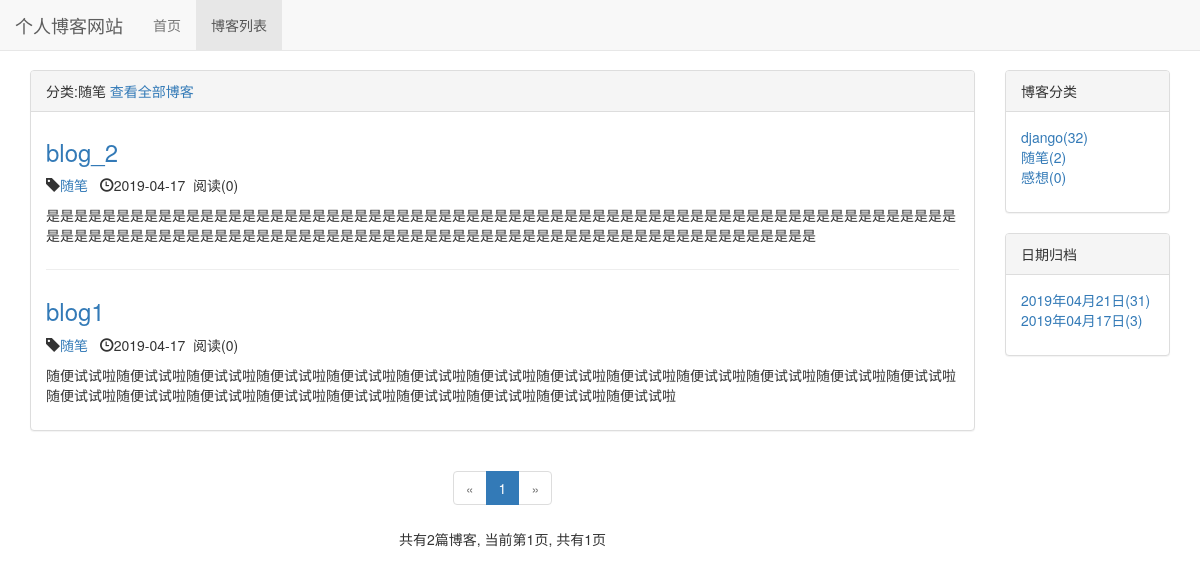
Page /blog/type/2 on the committed database.
### blog/models.py (models this page shows, shortened)
class BlogType(models.Model):
    title = models.CharField(max_length=32)
    def __str__(self):
        return self.title

class Blog(models.Model,ReadNumExtendMethod):
    title = models.CharField(max_length=32)
    blog_type = models.ForeignKey(BlogType, on_delete=models.DO_NOTHING)
    content = RichTextUploadingField()
    author = models.ForeignKey(User, on_delete=models.DO_NOTHING)
    created_time = models.DateTimeField(auto_now_add=True)
    last_update_time = models.DateTimeField(auto_now=True)
    class Meta:
        ordering=['-created_time']

### blog/views.py (the view)
# urls.py: path("type/<int:blog_type_pk>",views.blogs_with_type,name="blogs_with_type"),
def blogs_with_type(request, blog_type_pk):
    blog_type = get_object_or_404(BlogType, pk=blog_type_pk)
    blogs_all_list = Blog.objects.filter(blog_type=blog_type)
    context = get_blog_list_common_data(request, blogs_all_list)
    context["blog_type"] = blog_type
    return render(request, "blog/blogs_with_type.html", context)

### read_statistics/models.py (called while the page is built)
    def get_read_num(self):
        ct = ContentType.objects.get_for_model(self)
        try:
            readnum = ReadNum.objects.get(content_type=ct, object_id=self.pk)
            return readnum.read_num
        except exceptions.ObjectDoesNotExist:
            return 0

### blog/templates/blog/blogs_with_type.html (shortened to what this page needs)
{% extends 'blog/blog_list.html' %}
{% block blog_list_title %}
分类:{{ blog_type.title }}<a href="{% url 'blog_list' %}"> 查看全部博客</a>
{% endblock %}

### blog/templates/blog/blog_list.html (shortened to what this page needs)
{% extends 'base.html' %}
{% load staticfiles %}
{% block css %}
<link rel="stylesheet" href="{% static 'css/blog/blog.css' %}">
{% endblock %}
{% block nav_blog_active %}active{% endblock %}
{% block content %}
    <div class="container">
        <div class="row">
            <div class="col-xs-12 col-sm-8 col-md-9 col-lg-10">
                <div class="panel panel-default">
                    <div class="panel-heading">
                        {% block blog_list_title %}{% endblock %}
                    </div>
                    <div class="panel-body">
                        {% for blog in page_of_blogs.object_list  %}
                        <div class="blog">
                            <a href="{% url 'blog_detail' blog_pk=blog.pk %}">
                                <h3>{{ blog.title }}</h3>
                            </a>
                            <p class="blog-info">
                                <span class="glyphicon glyphicon-tag" aria-hidden="true"></span><a href="{% url 'blogs_with_type' blog.blog_type.pk %}">{{ blog.blog_type }}</a>&nbsp;&nbsp;
                                <span class="glyphicon glyphicon-time" aria-hidden="true"></span>{{ blog.created_time|date:'Y-m-d' }}&nbsp;&nbsp;阅读({{ blog.get_read_num }})
                            </p>
                            <p>{{ blog.content|safe|truncatechars:120 }}</p>
                        </div>
                            {% empty %}
                        <div class="blog">
                            <h3>暂无博客，敬请期待</h3>
                        </div>
                    {% endfor %}
                    </div>
                </div>
                <div class="paginator">
                    <ul class="pagination">
                        {% if page_of_blogs.has_previous %}
                            <li>
                                <a href="?page={{ page_of_blogs.previous_page_number }}" aria-label="Previous">
                                    <span aria-hidden="true">&laquo;</span>
                                </a>
                            </li>
                        {% else %}
                            <li class="disabled">
                                <span aria-hidden="true">&laquo;</span>
                            </li>
                        {% endif %}
                        {% for page_num in page_range %}
                            {% if page_num == page_of_blogs.number %}
                            <li class="active"><span>{{ page_num }}</span></li>
                            {% else %}
                                {% if page_num == '...' %}
                                    <li class="disabled"><span>{{ page_num }}</span></li>
                                {% else %}
                                    <li><a href="?page={{ page_num }}">{{ page_num }}</a></li>
                                {% endif %}
                            {% endif %}
                        {% endfor %}
                        {% if page_of_blogs.has_next %}
                            <li>
                                <a href="?page={{ page_of_blogs.next_page_number }}" aria-label="Previous">
                                    <span aria-hidden="true">&raquo;</span>
                                </a>
                            </li>
                        {% else %}
                            <li class="disabled">
                                <span aria-hidden="true">&raquo;</span>
                            </li>
                        {% endif %}
                    </ul>
                    <p>
                        共有{{ page_of_blogs.paginator.count }}篇博客,
                        当前第{{ page_of_blogs.number }}页,
                        共有{{ page_of_blogs.paginator.num_pages }}页
                    </p>
                </div>
            </div>
            <div class=" hidden-xs col-sm-4 col-md-3 col-lg-2">
                <div class="panel panel-default">
                    <div class="panel-heading">博客分类</div>
                    <div class="panel-body">
                        <ul class="type_list">
                            {% for blog_type in blog_types %}
                                <li>
                                    <a href="{% url 'blogs_with_type' blog_type.pk %}">
                                        {{ blog_type.title }}({{blog_type.blog_set.all|length}})
                                    </a>
                                </li>
                            {% empty %}
                                <li>暂无分类</li>
                            {% endfor %}
                        </ul>
                    </div>
                </div>
                <div class="panel panel-default">
                    <div class="panel-heading">日期归档</div>
                    <div class="panel-body">
                        <ul class="date_list">
                            {% for blog_date, blog_count in blog_dates.items %}
                                <li>
                                    <a href="{% url 'blogs_with_date' blog_date.year blog_date.month blog_date.day %}">
                                        {{ blog_date|date:'Y年m月d日' }}({{ blog_count }})
                                    </a>
                                </li>
                            {% empty %}
                                <li>暂无相关</li>
                            {% endfor %}
                        </ul>
                    </div>
                </div>
            </div>
        </div>
    </div>
{% endblock %}

### templates/base.html (shortened to what this page needs)
{% load staticfiles %}
<!DOCTYPE html>
<html lang="zh-CN">
<head>
    <link rel="stylesheet" href="{% static 'css/base.css' %}">
    <link rel="stylesheet" href="{% static 'bootstrap-3.3.7/css/bootstrap.min.css' %}">
    {% block css %}
    {% endblock %}
</head>
<body>
<div class="navbar navbar-default navbar-fixed-top" role="navigation">
    <div class="container-fluid">
        <div class="navbar-header">
            <a href="{% url 'home' %}" class="navbar-brand">个人博客网站</a>
        </div>
        <div id="navbar-collapse" class="collapse navbar-collapse">
            <ul class="nav navbar-nav">
                <li class="{% block nav_home_active %}{% endblock %}"><a href="{% url 'home' %}">首页</a></li>
                <li class="{% block nav_blog_active %}{% endblock %}"><a href="{% url 'blog_list' %}">博客列表</a></li>
            </ul>
        </div>
    </div>
</div>
{% block content %}
{% endblock %}
</body>
</html>

### static/css/base.css (style rules this page uses)
* { margin:0; padding:0; }
body { margin-top:70px!important; }

### blog/static/css/blog/blog.css (style rules this page uses)
.type_list,.date_list { list-style: none; }
div.blog h3 { margin-top: 0.5em; }
div.blog:not(:last-child) { margin-bottom: 2em; border-bottom: 1px solid #eee; padding-bottom: 1em; }
div.paginator { text-align:center; }

### rows in the picture
BlogType: title "随笔", blog_set.all|length "2"
Blog: title "blog_2", blog_type "随笔", created_time "2019-04-17", get_read_num "0", content "是是是是是是是是是是是是是是是是是是是是是是是是是是是是是是是是是是是是是是是是是是是是是是是是是是是是是是是是是是是是是是是是是是是是是是是是是是是是是是是是是是是是是是是是是是是是是是是是是是是是是是是是是是是是是是是是是是是是是是是是"
Blog: title "blog1", blog_type "随笔", created_time "2019-04-17", get_read_num "0", content "随便试试啦随便试试啦随便试试啦随便试试啦随便试试啦随便试试啦随便试试啦随便试试啦随便试试啦随便试试啦随便试试啦随便试试啦随便试试啦随便试试啦随便试试啦随便试试啦随便试试啦随便试试啦随便试试啦随便试试啦随便试试啦随便试试啦"
BlogType: title "django", blog_set.all|length "32"
BlogType: title "感想", blog_set.all|length "0"

### other values in the picture
{{ page_num }} "1"
{{ page_of_blogs.paginator.count }} "2"
{{ page_of_blogs.number }} "1"
{{ page_of_blogs.paginator.num_pages }} "1"
{{ blog_date|date:'Y年m月d日' }} "2019年04月21日" "2019年04月17日"
{{ blog_count }} "31" "3"
